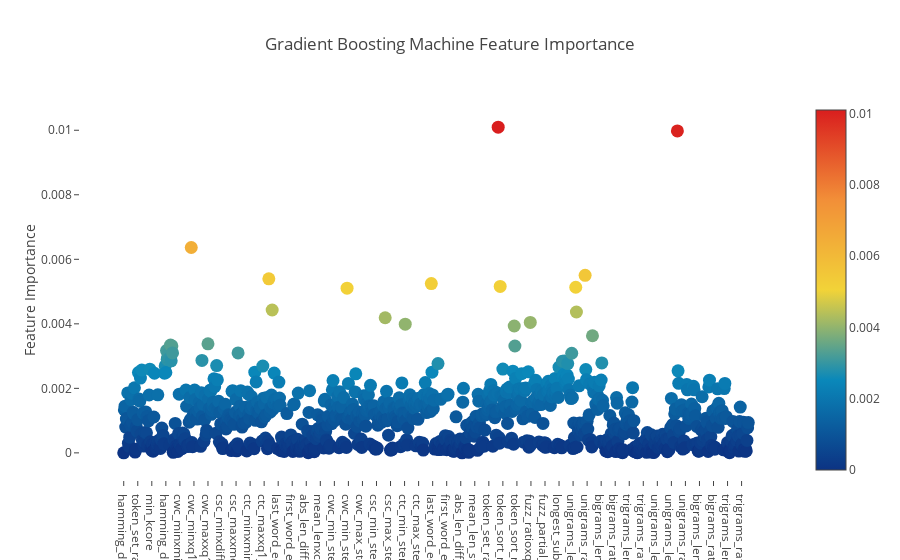

Here is the notebook cell this chart was saved with:
### Code cell
from sklearn.ensemble import GradientBoostingClassifier
gb = GradientBoostingClassifier(n_estimators=150, max_depth=10, min_samples_leaf=5, max_features=10, random_state=0)
gb.fit(X_train_all,Y)
print("----- Training Done -----Printing Score")
print(gb.score(X_train_all,Y))
fi(gb,'Gradient Boosting Machine')

### Figure 1 — Plotly figure (JSON) as saved in the notebook; plotly's stock layout.template omitted (floating-point values rounded to 4 significant figures; data arrays with more than 128 entries replaced by an {"elided": "..."} marker saying what was removed)
{"data": [{"marker": {"color": {"elided": "948 float values"}, "colorscale": "Portland", "showscale": true, "size": 13, "sizemode": "diameter", "sizeref": 1}, "mode": "markers", "text": {"elided": "935 str values"}, "type": "scatter", "x": {"elided": "935 str values"}, "y": {"elided": "948 float values"}}], "layout": {"autosize": true, "hovermode": "closest", "showlegend": false, "title": "Gradient Boosting Machine Feature Importance", "xaxis": {"showgrid": false, "showline": false, "ticklen": 5, "zeroline": false}, "yaxis": {"gridwidth": 2, "showgrid": false, "ticklen": 5, "title": "Feature Importance", "zeroline": false}}}
